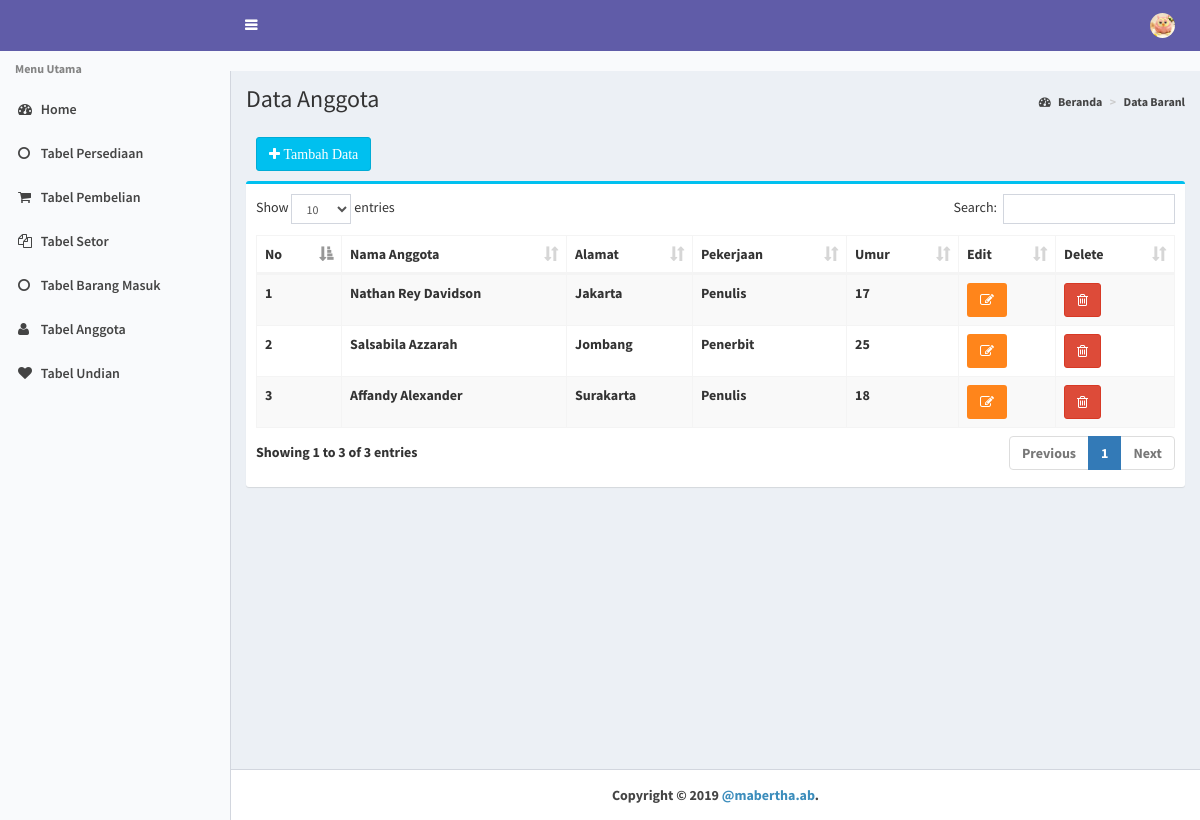
/?pg=anggota&act=view, run on the app's committed database.
### tables this page shows
CREATE TABLE `tb_anggota` (
  `id_anggota` int(11) NOT NULL,
  `nama_anggota` varchar(100) NOT NULL,
  `alamat` varchar(100) NOT NULL,
  `pekerjaan` varchar(100) NOT NULL,
  `umur` varchar(100) NOT NULL
);

### anggota.php (the view, shortened to what this page needs)
<?php
    switch ($_GET['act']) {
      case 'view':
      ?>
<div class="content-wrapper">
        <section class="content-header">
        <h1> Data Anggota </h1>
            <ol class="breadcrumb">
            <li><a href="?pg=dashboard"><i class="fa fa-dashboard"></i> Beranda</a></li>
            <li class="active"><a href="?pg=anggota&act=view">Data Baranl
             </ol>
        </section>
<section class="content">
	<div class="row">
		<div class="col-md-12">
    <div class="box-header">
    <a href="?pg=anggota&act=add"> <button type="button" class="btn btn-info"><i class = "fa fa-plus"> Tambah Data </i></button> </a>
    </div>
              <div class="box box-info">
                  <div class="box-body">
                  <div class="table-responsive">
                  <table id="example1" class="table table-bordered table-striped">
                    <thead>
                      <tr>
                        <th>No</th>
                        <th>Nama Anggota</th>
                        <th>Alamat</th>
                        <th>Pekerjaan</th>
                        <th>Umur</th>
                        <th>Edit</th>
                        <th>Delete</th>
                      </tr>
                    </thead>
                    <tbody>
                    <?php
                    $tampil=mysql_query("SELECT * FROM tb_anggota order by id_anggota asc");
                    $no = 1;
                      while ($r=mysql_fetch_array($tampil)){
                    ?>
                        <tr>
                        <td><?php echo "$no"?></td>
                        <td><?php echo "$r[nama_anggota]"?></td>
                        <td><?php echo "$r[alamat]"?></td>
                        <td><?php echo "$r[pekerjaan]"?></td>
                        <td><?php echo "$r[umur]"?></td>
                        <td><a href="?pg=anggota&act=edit&id=<?php echo $r['id_anggota']?>"><button type="button" class="btn bg-orange"><i class="fa fa-pencil-square-o"></i></button></a></td>
                        <td><a href="?pg=anggota&act=delete&id=<?php echo $r['id_anggota']?>"><button type="button" class="btn btn-danger" onclick="return confirm('Apakah anda yakin akan menghapusnya?');"><i class = "fa fa-trash-o"></i></button></a></td>
                        </tr>
						<?php
                    $no++;
                    }
                    ?>
               </tbody>
                  </table>
                  </div>
              </div>
              </div>
              </div>
	</div>
</section>
    </div>
</div>
       <?php
   break;
    ?>
    <?php
    }
    ?>

### data on the page
tb_anggota: nama_anggota "Nathan Rey Davidson", alamat "Jakarta", pekerjaan "Penulis", umur "17"
tb_anggota: nama_anggota "Salsabila Azzarah", alamat "Jombang", pekerjaan "Penerbit", umur "25"
tb_anggota: nama_anggota "Affandy Alexander", alamat "Surakarta", pekerjaan "Penulis", umur "18"
